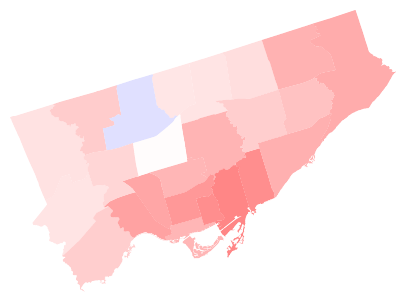

Python code for this plot:
"""df: https://enr.elections.ca/DownloadResults.aspx"""

"""gdf: https://open.canada.ca/data/en/dataset/18bf3ea7-1940-46ec-af52-9ba3f77ed708/resource/1f4b018b-a303-48bb-8ea0-10746e7cf435"""

"""boundries: https://www12.statcan.gc.ca/census-recensement/2021/geo/sip-pis/boundary-limites/index2021-eng.cfm?year=21"""

import pandas as pd
import geopandas as gpd
import matplotlib.pyplot as plt
from matplotlib.colors import TwoSlopeNorm

path = r"D:\EventResults.txt"
columns = [
    "Electoral district number - Numéro de la circonscription",
    "Electoral district name",
    "Nom de la circonscription",
    "Type of results",
    "Type de résultats",
    "Surname - Nom de famille",
    "Middle name(s) - Autre(s) prénom(s)",
    "Given name - Prénom",
    "Political affiliation",
    "Appartenance politique",
    "Votes obtained - Votes obtenus",
    "% Votes obtained - Votes obtenus %",
    "Rejected ballots - Bulletins rejetés",
    "Total number of ballots cast - Nombre total de votes déposés"]
df = pd.DataFrame(columns=columns)

with open(path, "r", encoding="utf-8") as file:
    for line in file:
        if not line[0].isnumeric():
            continue
        columns = line.strip().split("\t")
        df = pd.concat([df, pd.DataFrame([columns], columns=df.columns)], ignore_index=True)

toronto_ed_nums = [
    "35007", "35022", "35023", "35024",
    "35026", "35029", "35030", "35031",
    "35041", "35092", "35093", "35094",
    "35095", "35096", "35097", "35100",
    "35105", "35109", "35110", "35111",
    "35112", "35117", "35120", "35122"]

toronto_df = df[df["Electoral district number - Numéro de la circonscription"].isin(toronto_ed_nums)]
print(toronto_df.head(10))

# Sum all the liberal votes
lib = toronto_df[toronto_df["Political affiliation"] == "Liberal"]["Votes obtained - Votes obtenus"].astype(int).sum()
# Sum all the conservative votes
con = toronto_df[toronto_df["Political affiliation"] == "Conservative"]["Votes obtained - Votes obtenus"].astype(int).sum()
# Sum all the NDP votes
ndp = toronto_df[toronto_df["Political affiliation"] == "NDP-New Democratic Party"]["Votes obtained - Votes obtenus"].astype(int).sum()
# Sum all the other votes
other = toronto_df[~toronto_df["Political affiliation"].isin(["Liberal", "Conservative", "NDP-New Democratic Party"])]["Votes obtained - Votes obtenus"].astype(int).sum()
# Sum all the votes
total = lib + con + ndp + other

# Calculate the percentage of votes for each party
lib_perc = lib / total * 100
con_perc = con / total * 100
ndp_perc = ndp / total * 100
other_perc = other / total * 100

# Calculate the MOV (Margin of Victory) for each electoral district
mov = pd.DataFrame(columns=["Electoral district number - Numéro de la circonscription", "Electoral district name", "MOV"])
for ed in toronto_ed_nums:
    ed_df = toronto_df[toronto_df["Electoral district number - Numéro de la circonscription"] == ed]
    ed_name = ed_df["Electoral district name"].values[0]
    ed_mov = ed_df[ed_df["Political affiliation"] == 'Liberal']["% Votes obtained - Votes obtenus %"].astype(float).sum() - ed_df[ed_df["Political affiliation"] == 'Conservative']["% Votes obtained - Votes obtenus %"].astype(float).sum()
    mov = pd.concat([mov, pd.DataFrame([[ed, ed_name, ed_mov]], columns=mov.columns)], ignore_index=True)

# Print the MOV for each electoral district
print("MOV for each Toronto ED:")
for index, row in mov.iterrows():
    print(f"{row['Electoral district number - Numéro de la circonscription']} {row["Electoral district name"]}: {row['MOV']:.2f}%")

# Create a color map
norm = TwoSlopeNorm(vmin=-50, vcenter=0, vmax=50)
cmap = plt.get_cmap('bwr')

# Print the overall results
print("\nToronto 2025 Federal Election Results:")
print(f"Liberal: {lib} ({lib_perc:.2f}%)")
print(f"Conservative: {con} ({con_perc:.2f}%)")
print(f"NDP: {ndp} ({ndp_perc:.2f}%)")
print(f"Other: {other} ({other_perc:.2f}%)")

# Plotting the results
gdf = gpd.read_file(r"D:\FED_CA_2023_EN-SHP\FED_CA_2023_EN.shp")
gdf = gdf.to_crs("epsg:4326")
toronto_ed_nums = list(map(int, toronto_ed_nums))
gdf = gdf[gdf["FED_NUM"].isin(toronto_ed_nums)]

# Ensure both columns are of the same type before merging
gdf["FED_NUM"] = gdf["FED_NUM"].astype(str)
mov["Electoral district number - Numéro de la circonscription"] = mov["Electoral district number - Numéro de la circonscription"].astype(str)

# Add the MOV to the GeoDataFrame from mov
gdf = gdf.merge(mov, left_on="FED_NUM", right_on="Electoral district number - Numéro de la circonscription", how="left")

# Clip to the Toronto boundaries
boundries = gpd.read_file(r"D:\lpr_000b21a_e\lpr_000b21a_e.shp")
boundries = boundries[boundries['PRUID'] == '35']
boundries = boundries.to_crs("epsg:4326")
gdf = gpd.overlay(gdf, boundries, how='intersection', keep_geom_type=False)

# Plotting the map
fig, ax = plt.subplots(figsize=(5, 10))
gdf.plot(column='MOV', cmap=cmap, linewidth=0, ax=ax, norm=norm)
ax.axis('off')

plt.savefig('toronto_federal_election_2025.pdf', format='pdf', bbox_inches='tight')